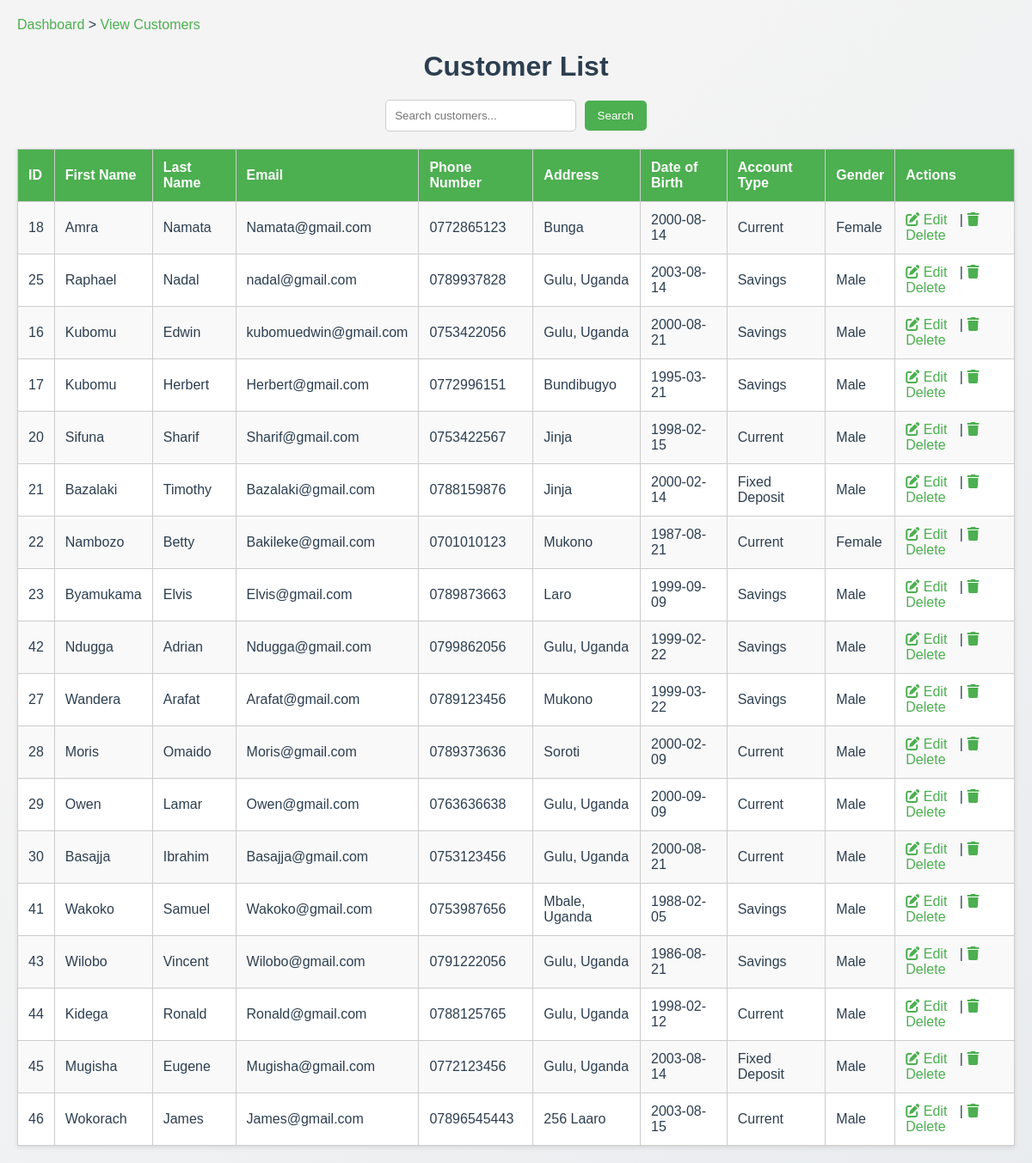
Page /customers/view_customers.php on the earlier database version.
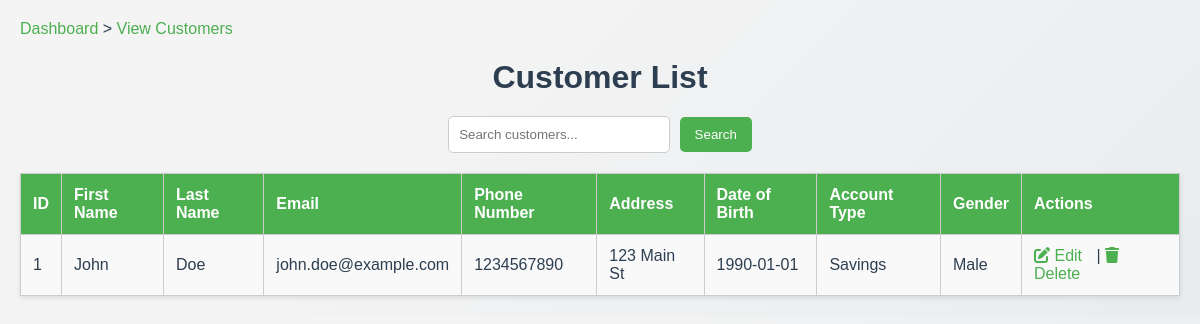
Same page on the later database version.
### tables this page shows
CREATE TABLE `customers` (
  `customer_id` INT NOT NULL AUTO_INCREMENT,
  `first_name` VARCHAR(100) DEFAULT NULL,
  `last_name` VARCHAR(100) DEFAULT NULL,
  `gender` ENUM('Male','Female','Other') DEFAULT NULL,
  `email` VARCHAR(100) DEFAULT NULL,
  `phone_number` VARCHAR(15) DEFAULT NULL,
  `address` TEXT,
  `date_of_birth` DATE DEFAULT NULL,
  `account_type` ENUM('Savings','Current','Fixed Deposit') NOT NULL,
  PRIMARY KEY (`customer_id`),
  UNIQUE KEY `email` (`email`)
);

### customers/view_customers.php (the view, shortened to what this page needs)
<?php
include '../db_connect.php';
$search_query = '';
$sql = "SELECT * FROM customers";
$result = $conn->query($sql);
?>
<!DOCTYPE html>
<html lang="en">
<head>
    <link rel="stylesheet" href="https://cdnjs.cloudflare.com/ajax/libs/font-awesome/6.0.0-beta3/css/all.min.css">
</head>
<body>
<div class="breadcrumbs">
    <a href="../index.php">Dashboard</a> > <a href="view_customers.php">View Customers</a>
</div>
<h1>Customer List</h1>
<div class="search-container">
    <form method="POST" action="">
        <input type="text" name="search_query" placeholder="Search customers..." value="<?php echo htmlspecialchars($search_query); ?>">
        <input type="submit" name="search" value="Search">
    </form>
</div>
<table>
    <tr>
        <th>ID</th>
        <th>First Name</th>
        <th>Last Name</th>
        <th>Email</th>
        <th>Phone Number</th>
        <th>Address</th>
        <th>Date of Birth</th>
        <th>Account Type</th>
        <th>Gender</th>
        <th>Actions</th>
    </tr>
    <?php
    if ($result && $result->num_rows > 0) {
        while ($row = $result->fetch_assoc()) {
            echo "<tr>
                    <td>" . htmlspecialchars($row['customer_id'] ?? '') . "</td>
                    <td>" . htmlspecialchars($row['first_name'] ?? '') . "</td>
                    <td>" . htmlspecialchars($row['last_name'] ?? '') . "</td>
                    <td>" . htmlspecialchars($row['email'] ?? '') . "</td>
                    <td>" . htmlspecialchars($row['phone_number'] ?? '') . "</td>
                    <td>" . htmlspecialchars($row['address'] ?? '') . "</td>
                    <td>" . htmlspecialchars($row['date_of_birth'] ?? '') . "</td>
                    <td>" . htmlspecialchars($row['account_type'] ?? '') . "</td>
                    <td>" . htmlspecialchars($row['gender'] ?? '') . "</td>
                    <td>
                        <a href='edit_customer.php?id=" . $row['customer_id'] . "'>
                            <i class='fas fa-edit'></i> Edit
                        </a> |
                        <a href='delete_customer.php?id=" . $row['customer_id'] . "' onclick='return confirm(\"Are you sure you want to delete this customer?\")'>
                            <i class='fas fa-trash'></i> Delete
                        </a>
                    </td>
                </tr>";
        }
    } else {
        echo "<tr><td colspan='10'>No customers found</td></tr>";
    }
    ?>
</table>
</body>
</html>

### customers/view_customers.php (style rules this page uses)
body { font-family: 'Poppins', sans-serif; background: linear-gradient(135deg, #f4f4f4 30%, #e9ecef 100%); color: #2c3e50; margin: 0; padding: 20px; }
h1 { text-align: center; margin-bottom: 20px; }
a { color: #4CAF50; text-decoration: none; transition: color 0.3s; }
table { width: 100%; border-collapse: collapse; margin-top: 20px; box-shadow: 0 2px 5px rgba(0, 0, 0, 0.1); background-color: white; }
table, th, td { border: 1px solid #ccc; }
th, td { padding: 12px; text-align: left; }
th { background-color: #4CAF50; color: white; }
tr:nth-child(even) { background-color: #f9f9f9; }
td a { color: #4CAF50; margin-right: 10px; }
.search-container { text-align: center; margin-bottom: 20px; }
.search-container input[type="text"] { padding: 10px; width: 200px; border: 1px solid #ccc; border-radius: 5px; }
.search-container input[type="submit"] { padding: 10px 15px; border: none; border-radius: 5px; background-color: #4CAF50; color: white; cursor: pointer; margin-left: 5px; }

Differences in the rows shown:
removed customers: customer_id "18", first_name "Amra", last_name "Namata", email "Namata@gmail.com", phone_number "0772865123", address "Bunga", date_of_birth "2000-08-14", account_type "Current", gender "Female"
removed customers: customer_id "25", first_name "Raphael", last_name "Nadal", email "nadal@gmail.com", phone_number "0789937828", address "Gulu, Uganda", date_of_birth "2003-08-14", account_type "Savings", gender "Male"
removed customers: customer_id "16", first_name "Kubomu", last_name "Edwin", email "kubomuedwin@gmail.com", phone_number "0753422056", address "Gulu, Uganda", date_of_birth "2000-08-21", account_type "Savings", gender "Male"
removed customers: customer_id "17", first_name "Kubomu", last_name "Herbert", email "Herbert@gmail.com", phone_number "0772996151", address "Bundibugyo", date_of_birth "1995-03-21", account_type "Savings", gender "Male"
removed customers: customer_id "20", first_name "Sifuna", last_name "Sharif", email "Sharif@gmail.com", phone_number "0753422567", address "Jinja", date_of_birth "1998-02-15", account_type "Current", gender "Male"
removed customers: customer_id "21", first_name "Bazalaki", last_name "Timothy", email "Bazalaki@gmail.com", phone_number "0788159876", address "Jinja", date_of_birth "2000-02-14", account_type "Fixed Deposit", gender "Male"
removed customers: customer_id "22", first_name "Nambozo", last_name "Betty", email "Bakileke@gmail.com", phone_number "0701010123", address "Mukono", date_of_birth "1987-08-21", account_type "Current", gender "Female"
removed customers: customer_id "23", first_name "Byamukama", last_name "Elvis", email "Elvis@gmail.com", phone_number "0789873663", address "Laro", date_of_birth "1999-09-09", account_type "Savings", gender "Male"
removed customers: customer_id "42", first_name "Ndugga", last_name "Adrian", email "Ndugga@gmail.com", phone_number "0799862056", address "Gulu, Uganda", date_of_birth "1999-02-22", account_type "Savings", gender "Male"
removed customers: customer_id "27", first_name "Wandera", last_name "Arafat", email "Arafat@gmail.com", phone_number "0789123456", address "Mukono", date_of_birth "1999-03-22", account_type "Savings", gender "Male"
removed customers: customer_id "28", first_name "Moris", last_name "Omaido", email "Moris@gmail.com", phone_number "0789373636", address "Soroti", date_of_birth "2000-02-09", account_type "Current", gender "Male"
removed customers: customer_id "29", first_name "Owen", last_name "Lamar", email "Owen@gmail.com", phone_number "0763636638", address "Gulu, Uganda", date_of_birth "2000-09-09", account_type "Current", gender "Male"
removed customers: customer_id "30", first_name "Basajja", last_name "Ibrahim", email "Basajja@gmail.com", phone_number "0753123456", address "Gulu, Uganda", date_of_birth "2000-08-21", account_type "Current", gender "Male"
removed customers: customer_id "41", first_name "Wakoko", last_name "Samuel", email "Wakoko@gmail.com", phone_number "0753987656", address "Mbale, Uganda", date_of_birth "1988-02-05", account_type "Savings", gender "Male"
removed customers: customer_id "43", first_name "Wilobo", last_name "Vincent", email "Wilobo@gmail.com", phone_number "0791222056", address "Gulu, Uganda", date_of_birth "1986-08-21", account_type "Savings", gender "Male"
removed customers: customer_id "44", first_name "Kidega", last_name "Ronald", email "Ronald@gmail.com", phone_number "0788125765", address "Gulu, Uganda", date_of_birth "1998-02-12", account_type "Current", gender "Male"
removed customers: customer_id "45", first_name "Mugisha", last_name "Eugene", email "Mugisha@gmail.com", phone_number "0772123456", address "Gulu, Uganda", date_of_birth "2003-08-14", account_type "Fixed Deposit", gender "Male"
removed customers: customer_id "46", first_name "Wokorach", last_name "James", email "James@gmail.com", phone_number "07896545443", address "256 Laaro", date_of_birth "2003-08-15", account_type "Current", gender "Male"
added customers: customer_id "1", first_name "John", last_name "Doe", email "john.doe@example.com", phone_number "1234567890", address "123 Main St", date_of_birth "1990-01-01", account_type "Savings", gender "Male"
